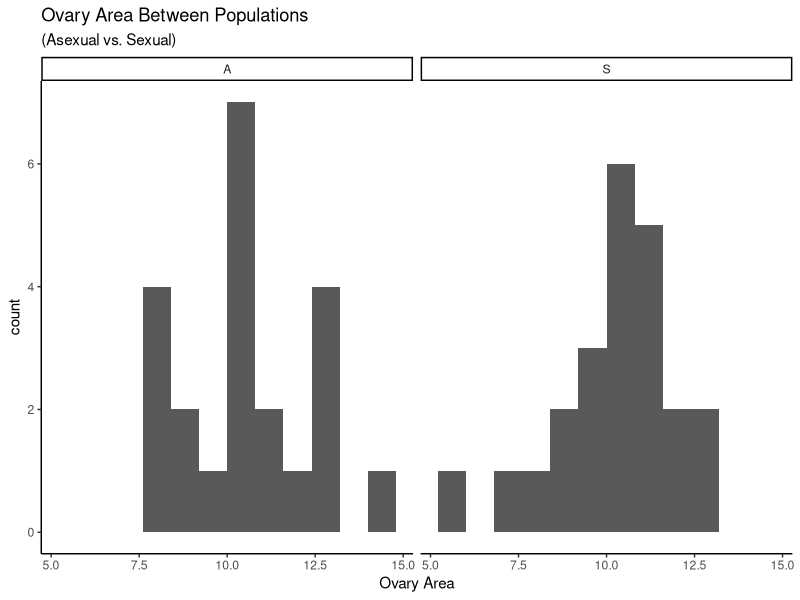

Recreate this plot in R.
## ---- chunk 1
knitr::opts_chunk$set(echo = TRUE)

## ---- chunk 2
cc1_data<-read.csv("A1_Data_Excelcopy.csv")
cc1_cleandata=cc1_data[0:45, 0:8]
cc1_cleandata$ovary_area=cc1_cleandata$ovarywidth*cc1_cleandata$ovaryheight
#./BIOL343_Week3/
head(cc1_cleandata)

#Import Libraries 
library(ggplot2)
library(knitr)
## ---- chunk 3
#Does include=F make more sense or echo=F? 

area_means=aggregate(ovary_area ~ populationtype, data=cc1_cleandata, FUN=mean, na.rm = TRUE)
area_means


## ---- chunk 4
#Confirm that the echo=F choice is correct (what did others use?)
kable(area_means, caption="Mean Ovary Area across Asexual (A) and Sexual (S) Population Types")

## ---- chunk 5

Hist_cc1_cleandata=ggplot(aes(x = ovary_area), data=cc1_cleandata) + geom_histogram(binwidth=0.8) + theme_classic() + labs(title = "Ovary Area Between Populations", subtitle = "(Asexual vs. Sexual)", x = "Ovary Area", y="count")

#expression (" * mm^2 * ")")
#Hist_cc1_cleandata

Hist_cc1final=Hist_cc1_cleandata + facet_wrap(vars(populationtype)) 
Hist_cc1final
